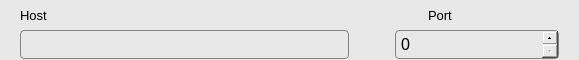
       <widget class="QFrame" name="frame_10">
        <property name="maximumSize">
         <size>
          <width>16777215</width>
          <height>60</height>
         </size>
        </property>
        <property name="styleSheet">
         <string notr="true">QFrame {
	background-color:rgb(232, 232, 232);
}</string>
        </property>
        <property name="frameShape">
         <enum>QFrame::NoFrame</enum>
        </property>
        <property name="frameShadow">
         <enum>QFrame::Raised</enum>
        </property>
        <layout class="QVBoxLayout" name="verticalLayout_3" stretch="0,0">
         <property name="spacing">
          <number>0</number>
         </property>
         <property name="topMargin">
          <number>0</number>
         </property>
         <property name="bottomMargin">
          <number>0</number>
         </property>
         <item>
          <widget class="QFrame" name="frame_4">
           <property name="maximumSize">
            <size>
             <width>16777215</width>
             <height>30</height>
            </size>
           </property>
           <property name="font">
            <font>
             <pointsize>10</pointsize>
            </font>
           </property>
           <property name="styleSheet">
            <string notr="true">QFrame {
	background-color:rgb(232, 232, 232);
}</string>
           </property>
           <property name="frameShape">
            <enum>QFrame::NoFrame</enum>
           </property>
           <property name="frameShadow">
            <enum>QFrame::Raised</enum>
           </property>
           <layout class="QHBoxLayout" name="horizontalLayout_4">
            <property name="leftMargin">
             <number>9</number>
            </property>
            <property name="topMargin">
             <number>0</number>
            </property>
            <property name="rightMargin">
             <number>116</number>
            </property>
            <property name="bottomMargin">
             <number>0</number>
            </property>
            <item>
             <widget class="QLabel" name="label_4">
              <property name="font">
               <font>
                <pointsize>10</pointsize>
               </font>
              </property>
              <property name="styleSheet">
               <string notr="true">QFrame {
	background-color:rgb(232, 232, 232);
}</string>
              </property>
              <property name="text">
               <string>Host</string>
              </property>
             </widget>
            </item>
            <item>
             <spacer name="horizontalSpacer_4">
              <property name="orientation">
               <enum>Qt::Horizontal</enum>
              </property>
              <property name="sizeHint" stdset="0">
               <size>
                <width>375</width>
                <height>8</height>
               </size>
              </property>
             </spacer>
            </item>
            <item>
             <widget class="QLabel" name="label_5">
              <property name="font">
               <font>
                <pointsize>10</pointsize>
               </font>
              </property>
              <property name="text">
               <string>Port</string>
              </property>
             </widget>
            </item>
           </layout>
          </widget>
         </item>
         <item>
          <widget class="QFrame" name="frame_11">
           <property name="maximumSize">
            <size>
             <width>16777215</width>
             <height>30</height>
            </size>
           </property>
           <property name="styleSheet">
            <string notr="true">QFrame {
	background-color:rgb(232, 232, 232);
}</string>
           </property>
           <property name="frameShape">
            <enum>QFrame::NoFrame</enum>
           </property>
           <property name="frameShadow">
            <enum>QFrame::Raised</enum>
           </property>
           <layout class="QHBoxLayout" name="horizontalLayout_2" stretch="2,0,1">
            <property name="topMargin">
             <number>0</number>
            </property>
            <property name="bottomMargin">
             <number>0</number>
            </property>
            <item>
             <widget class="QLineEdit" name="host">
              <property name="font">
               <font>
                <pointsize>10</pointsize>
               </font>
              </property>
              <property name="styleSheet">
               <string notr="true">QLineEdit {
	border-radius:4px;
	background-color:rgb(232, 232, 232);
	border:1px solid rgb(132, 132, 132);
	padding:5px;
}
</string>
              </property>
             </widget>
            </item>
            <item>
             <spacer name="horizontalSpacer_2">
              <property name="orientation">
               <enum>Qt::Horizontal</enum>
              </property>
              <property name="sizeHint" stdset="0">
               <size>
                <width>40</width>
                <height>20</height>
               </size>
              </property>
             </spacer>
            </item>
            <item>
             <widget class="QSpinBox" name="port">
              <property name="font">
               <font>
                <pointsize>12</pointsize>
               </font>
              </property>
              <property name="styleSheet">
               <string notr="true">QSpinBox {
	border-radius:4px;
	background-color:rgb(232, 232, 232);
	border:1px solid rgb(132, 132, 132);
	padding:3px;

}


QSpinBox::down-button {
	width:16;
	height:14px;
}

QSpinBox::up-button {
	width:16;
	height:14px;
}

</string>
              </property>
              <property name="frame">
               <bool>false</bool>
              </property>
              <property name="maximum">
               <number>9999999</number>
              </property>
             </widget>
            </item>
           </layout>
          </widget>
         </item>
        </layout>
       </widget>
